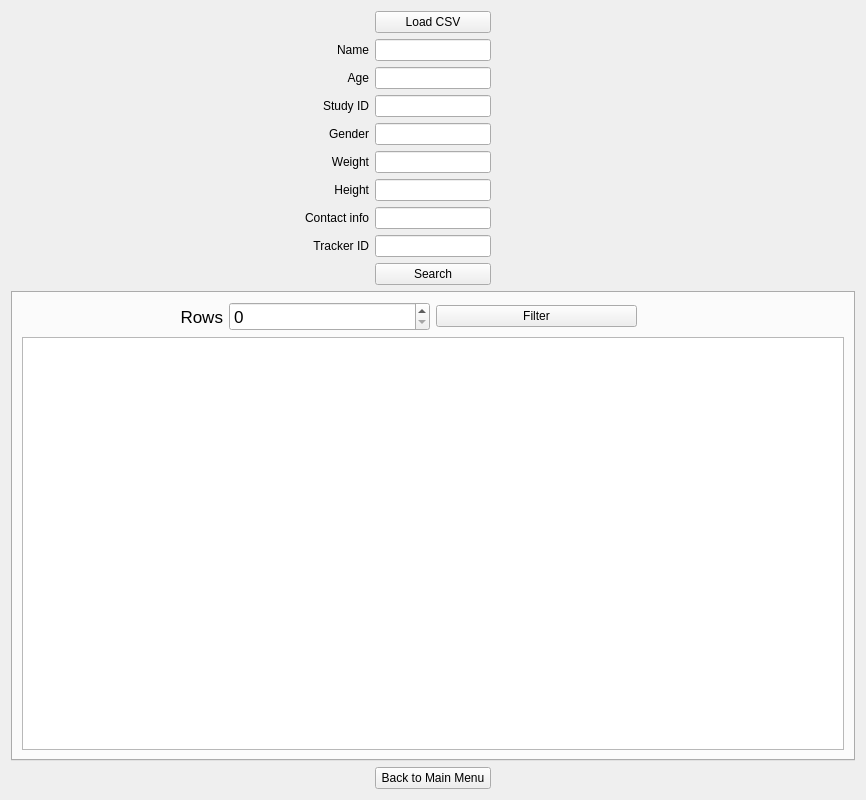
<?xml version="1.0" encoding="UTF-8"?>
<ui version="4.0">
 <class>Form</class>
 <widget class="QWidget" name="Form">
  <property name="geometry">
   <rect>
    <x>0</x>
    <y>0</y>
    <width>866</width>
    <height>800</height>
   </rect>
  </property>
  <property name="windowTitle">
   <string>Record</string>
  </property>
  <property name="styleSheet">
   <string notr="true"/>
  </property>
  <layout class="QGridLayout" name="gridLayout_3">
   <item row="0" column="0">
    <layout class="QGridLayout" name="gridLayout">
     <item row="0" column="2">
      <spacer name="horizontalSpacer_3">
       <property name="orientation">
        <enum>Qt::Horizontal</enum>
       </property>
       <property name="sizeHint" stdset="0">
        <size>
         <width>40</width>
         <height>20</height>
        </size>
       </property>
      </spacer>
     </item>
     <item row="0" column="3">
      <widget class="QPushButton" name="ButtonOpen">
       <property name="text">
        <string>Load CSV</string>
       </property>
      </widget>
     </item>
     <item row="0" column="4">
      <spacer name="horizontalSpacer">
       <property name="orientation">
        <enum>Qt::Horizontal</enum>
       </property>
       <property name="sizeHint" stdset="0">
        <size>
         <width>40</width>
         <height>20</height>
        </size>
       </property>
      </spacer>
     </item>
     <item row="1" column="1">
      <spacer name="horizontalSpacer_4">
       <property name="orientation">
        <enum>Qt::Horizontal</enum>
       </property>
       <property name="sizeHint" stdset="0">
        <size>
         <width>40</width>
         <height>20</height>
        </size>
       </property>
      </spacer>
     </item>
     <item row="1" column="2">
      <widget class="QLabel" name="label_2">
       <property name="text">
        <string>Name</string>
       </property>
       <property name="alignment">
        <set>Qt::AlignRight|Qt::AlignTrailing|Qt::AlignVCenter</set>
       </property>
      </widget>
     </item>
     <item row="1" column="3">
      <widget class="QLineEdit" name="NameLabel"/>
     </item>
     <item row="1" column="5">
      <spacer name="horizontalSpacer_11">
       <property name="orientation">
        <enum>Qt::Horizontal</enum>
       </property>
       <property name="sizeHint" stdset="0">
        <size>
         <width>40</width>
         <height>20</height>
        </size>
       </property>
      </spacer>
     </item>
     <item row="2" column="1">
      <spacer name="horizontalSpacer_5">
       <property name="orientation">
        <enum>Qt::Horizontal</enum>
       </property>
       <property name="sizeHint" stdset="0">
        <size>
         <width>40</width>
         <height>20</height>
        </size>
       </property>
      </spacer>
     </item>
     <item row="2" column="2">
      <widget class="QLabel" name="label_5">
       <property name="text">
        <string>Age</string>
       </property>
       <property name="alignment">
        <set>Qt::AlignRight|Qt::AlignTrailing|Qt::AlignVCenter</set>
       </property>
      </widget>
     </item>
     <item row="2" column="3">
      <widget class="QLineEdit" name="AgeLabel"/>
     </item>
     <item row="2" column="5">
      <spacer name="horizontalSpacer_9">
       <property name="orientation">
        <enum>Qt::Horizontal</enum>
       </property>
       <property name="sizeHint" stdset="0">
        <size>
         <width>40</width>
         <height>20</height>
        </size>
       </property>
      </spacer>
     </item>
     <item row="3" column="1">
      <spacer name="horizontalSpacer_6">
       <property name="orientation">
        <enum>Qt::Horizontal</enum>
       </property>
       <property name="sizeHint" stdset="0">
        <size>
         <width>40</width>
         <height>20</height>
        </size>
       </property>
      </spacer>
     </item>
     <item row="3" column="2">
      <widget class="QLabel" name="label_3">
       <property name="text">
        <string>Study ID</string>
       </property>
       <property name="alignment">
        <set>Qt::AlignRight|Qt::AlignTrailing|Qt::AlignVCenter</set>
       </property>
      </widget>
     </item>
     <item row="3" column="3">
      <widget class="QLineEdit" name="StudyLabel"/>
     </item>
     <item row="3" column="5">
      <spacer name="horizontalSpacer_8">
       <property name="orientation">
        <enum>Qt::Horizontal</enum>
       </property>
       <property name="sizeHint" stdset="0">
        <size>
         <width>40</width>
         <height>20</height>
        </size>
       </property>
      </spacer>
     </item>
     <item row="4" column="0">
      <spacer name="horizontalSpacer_7">
       <property name="orientation">
        <enum>Qt::Horizontal</enum>
       </property>
       <property name="sizeHint" stdset="0">
        <size>
         <width>40</width>
         <height>20</height>
        </size>
       </property>
      </spacer>
     </item>
     <item row="4" column="2">
      <widget class="QLabel" name="label_4">
       <property name="text">
        <string>Gender</string>
       </property>
       <property name="alignment">
        <set>Qt::AlignRight|Qt::AlignTrailing|Qt::AlignVCenter</set>
       </property>
      </widget>
     </item>
     <item row="4" column="3">
      <widget class="QLineEdit" name="GenderLabel"/>
     </item>
     <item row="4" column="5">
      <spacer name="horizontalSpacer_10">
       <property name="orientation">
        <enum>Qt::Horizontal</enum>
       </property>
       <property name="sizeHint" stdset="0">
        <size>
         <width>40</width>
         <height>20</height>
        </size>
       </property>
      </spacer>
     </item>
     <item row="5" column="1">
      <spacer name="horizontalSpacer_14">
       <property name="orientation">
        <enum>Qt::Horizontal</enum>
       </property>
       <property name="sizeHint" stdset="0">
        <size>
         <width>40</width>
         <height>20</height>
        </size>
       </property>
      </spacer>
     </item>
     <item row="5" column="2">
      <widget class="QLabel" name="label_6">
       <property name="text">
        <string>Weight</string>
       </property>
       <property name="alignment">
        <set>Qt::AlignRight|Qt::AlignTrailing|Qt::AlignVCenter</set>
       </property>
      </widget>
     </item>
     <item row="5" column="3">
      <widget class="QLineEdit" name="WeightLabel"/>
     </item>
     <item row="5" column="5">
      <spacer name="horizontalSpacer_15">
       <property name="orientation">
        <enum>Qt::Horizontal</enum>
       </property>
       <property name="sizeHint" stdset="0">
        <size>
         <width>40</width>
         <height>20</height>
        </size>
       </property>
      </spacer>
     </item>
     <item row="6" column="0">
      <spacer name="horizontalSpacer_16">
       <property name="orientation">
        <enum>Qt::Horizontal</enum>
       </property>
       <property name="sizeHint" stdset="0">
        <size>
         <width>40</width>
         <height>20</height>
        </size>
       </property>
      </spacer>
     </item>
     <item row="6" column="2">
      <widget class="QLabel" name="label_7">
       <property name="text">
        <string>Height</string>
       </property>
       <property name="alignment">
        <set>Qt::AlignRight|Qt::AlignTrailing|Qt::AlignVCenter</set>
       </property>
      </widget>
     </item>
     <item row="6" column="3">
      <widget class="QLineEdit" name="HeightLabel"/>
     </item>
     <item row="6" column="5">
      <spacer name="horizontalSpacer_17">
       <property name="orientation">
        <enum>Qt::Horizontal</enum>
       </property>
       <property name="sizeHint" stdset="0">
        <size>
         <width>40</width>
         <height>20</height>
        </size>
       </property>
      </spacer>
     </item>
     <item row="7" column="0">
      <spacer name="horizontalSpacer_18">
       <property name="orientation">
        <enum>Qt::Horizontal</enum>
       </property>
       <property name="sizeHint" stdset="0">
        <size>
         <width>40</width>
         <height>20</height>
        </size>
       </property>
      </spacer>
     </item>
     <item row="7" column="2">
      <widget class="QLabel" name="label_8">
       <property name="text">
        <string>Contact info</string>
       </property>
       <property name="alignment">
        <set>Qt::AlignRight|Qt::AlignTrailing|Qt::AlignVCenter</set>
       </property>
      </widget>
     </item>
     <item row="7" column="3">
      <widget class="QLineEdit" name="ContactLabel"/>
     </item>
     <item row="7" column="5">
      <spacer name="horizontalSpacer_19">
       <property name="orientation">
        <enum>Qt::Horizontal</enum>
       </property>
       <property name="sizeHint" stdset="0">
        <size>
         <width>40</width>
         <height>20</height>
        </size>
       </property>
      </spacer>
     </item>
     <item row="8" column="0">
      <spacer name="horizontalSpacer_20">
       <property name="orientation">
        <enum>Qt::Horizontal</enum>
       </property>
       <property name="sizeHint" stdset="0">
        <size>
         <width>40</width>
         <height>20</height>
        </size>
       </property>
      </spacer>
     </item>
     <item row="8" column="2">
      <widget class="QLabel" name="label_9">
       <property name="text">
        <string>Tracker ID</string>
       </property>
       <property name="alignment">
        <set>Qt::AlignRight|Qt::AlignTrailing|Qt::AlignVCenter</set>
       </property>
      </widget>
     </item>
     <item row="8" column="3">
      <widget class="QLineEdit" name="TrackerLabel"/>
     </item>
     <item row="8" column="5">
      <spacer name="horizontalSpacer_21">
       <property name="orientation">
        <enum>Qt::Horizontal</enum>
       </property>
       <property name="sizeHint" stdset="0">
        <size>
         <width>40</width>
         <height>20</height>
        </size>
       </property>
      </spacer>
     </item>
     <item row="9" column="2">
      <spacer name="horizontalSpacer_12">
       <property name="orientation">
        <enum>Qt::Horizontal</enum>
       </property>
       <property name="sizeHint" stdset="0">
        <size>
         <width>40</width>
         <height>20</height>
        </size>
       </property>
      </spacer>
     </item>
     <item row="9" column="3">
      <widget class="QPushButton" name="ButtonSearch">
       <property name="text">
        <string>Search</string>
       </property>
      </widget>
     </item>
     <item row="9" column="6">
      <spacer name="horizontalSpacer_13">
       <property name="orientation">
        <enum>Qt::Horizontal</enum>
       </property>
       <property name="sizeHint" stdset="0">
        <size>
         <width>40</width>
         <height>20</height>
        </size>
       </property>
      </spacer>
     </item>
     <item row="10" column="0" colspan="7">
      <widget class="QTabWidget" name="tabWidget">
       <property name="font">
        <font>
         <pointsize>13</pointsize>
        </font>
       </property>
       <property name="currentIndex">
        <number>0</number>
       </property>
       <property name="tabsClosable">
        <bool>false</bool>
       </property>
       <property name="movable">
        <bool>false</bool>
       </property>
       <property name="tabBarAutoHide">
        <bool>true</bool>
       </property>
       <widget class="QWidget" name="tab">
        <attribute name="title">
         <string>Data</string>
        </attribute>
        <layout class="QGridLayout" name="gridLayout_2">
         <item row="0" column="3">
          <widget class="QPushButton" name="BtnDescribe">
           <property name="font">
            <font>
             <pointsize>9</pointsize>
            </font>
           </property>
           <property name="text">
            <string>Filter</string>
           </property>
          </widget>
         </item>
         <item row="0" column="1">
          <widget class="QLabel" name="label">
           <property name="layoutDirection">
            <enum>Qt::LeftToRight</enum>
           </property>
           <property name="text">
            <string>Rows</string>
           </property>
           <property name="alignment">
            <set>Qt::AlignRight|Qt::AlignTrailing|Qt::AlignVCenter</set>
           </property>
          </widget>
         </item>
         <item row="0" column="2">
          <widget class="QSpinBox" name="spinBox"/>
         </item>
         <item row="2" column="1" colspan="4">
          <widget class="QTableWidget" name="tableWidget"/>
         </item>
        </layout>
       </widget>
      </widget>
     </item>
     <item row="11" column="2">
      <spacer name="horizontalSpacer_23">
       <property name="orientation">
        <enum>Qt::Horizontal</enum>
       </property>
       <property name="sizeHint" stdset="0">
        <size>
         <width>40</width>
         <height>20</height>
        </size>
       </property>
      </spacer>
     </item>
     <item row="11" column="3">
      <widget class="QPushButton" name="MainMenu">
       <property name="text">
        <string>Back to Main Menu</string>
       </property>
      </widget>
     </item>
     <item row="11" column="5">
      <spacer name="horizontalSpacer_22">
       <property name="orientation">
        <enum>Qt::Horizontal</enum>
       </property>
       <property name="sizeHint" stdset="0">
        <size>
         <width>40</width>
         <height>20</height>
        </size>
       </property>
      </spacer>
     </item>
    </layout>
   </item>
  </layout>
 </widget>
 <resources/>
 <connections/>
</ui>
